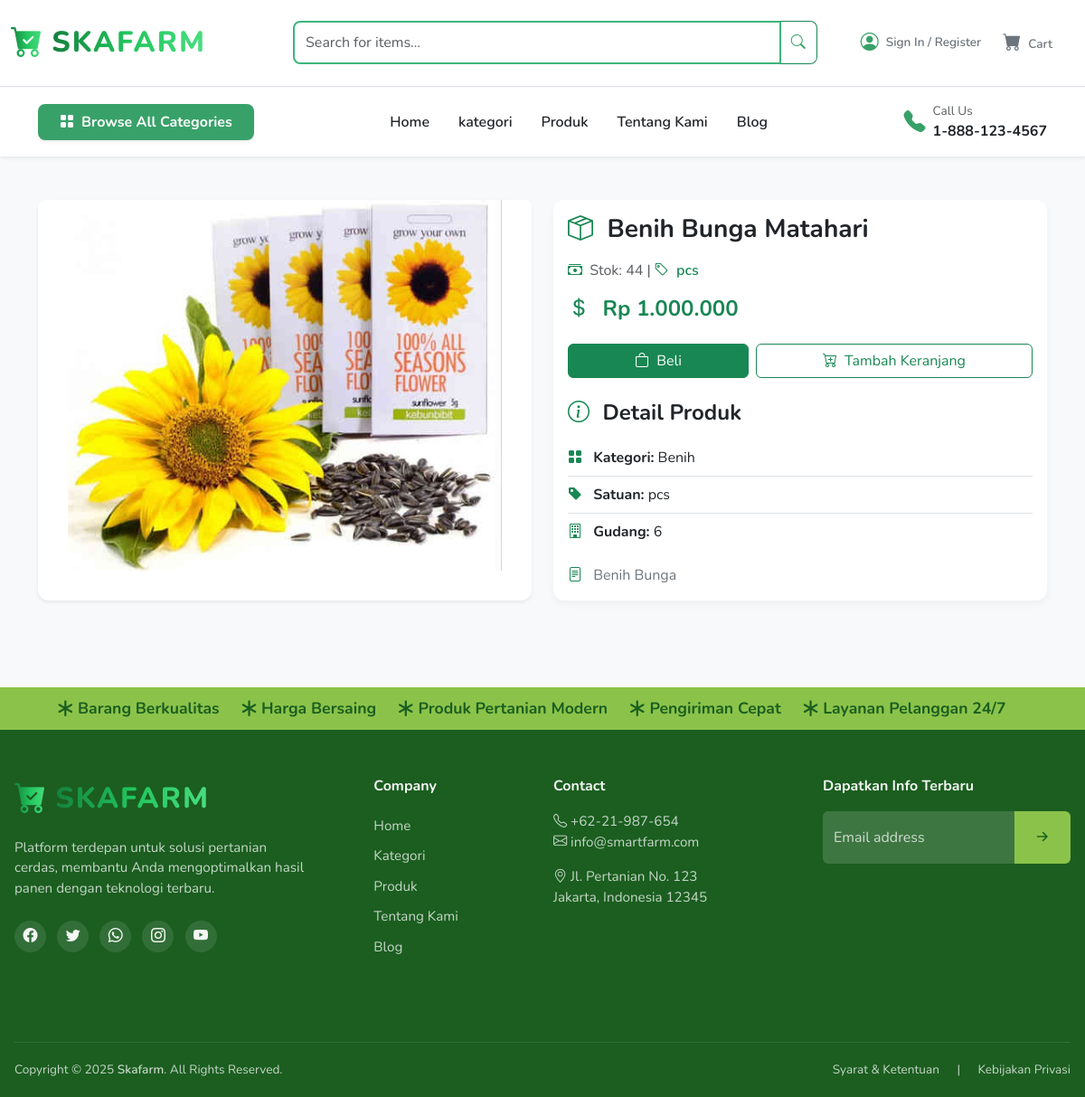
/index.php?controller=beranda&action=detail&id=12, run on the app's committed database.
### tables this page shows
CREATE TABLE `master_barang` (
  `kode_barang` int NOT NULL,
  `nama_barang` varchar(255) NOT NULL,
  `satuan` varchar(255) NOT NULL,
  `harga` bigint NOT NULL,
  `img` text NOT NULL,
  `stok` int NOT NULL,
  `kode_gudang` int NOT NULL,
  `kategori_id` int NOT NULL,
  `deskripsi` varchar(255) NOT NULL
);

CREATE TABLE `master_kategori` (
  `kode_kategori` int NOT NULL,
  `img` text NOT NULL,
  `nama_kategori` varchar(255) NOT NULL
);

### controllers/BerandaController.php (called while the page is built, shortened)
<?php
require_once(__DIR__ . '/../models/Produk.php');
class BerandaController
{
    private $produkModel;
    public function __construct($conn)
    {
        $this->produkModel   = new Produk($conn);
    }
    public function detail()
    {
        $id = $_GET['id'];
        $product = $this->produkModel->findById($id);
        require_once(__DIR__ . '/../views/landingPage/detailProduk.php');
    }
}

### models/Produk.php (called while the page is built, shortened)
<?php
class Produk
{
    private $conn;
    public function __construct($db)
    {
        $this->conn = $db;
    }
    public function findById($id)
    {
        $id = mysqli_real_escape_string($this->conn, $id);
        $sql = "SELECT b.*, k.nama_kategori
            FROM master_barang b
            LEFT JOIN master_kategori k ON b.kategori_id = k.kode_kategori
            WHERE b.kode_barang = '$id'
            LIMIT 1";
        $result = mysqli_query($this->conn, $sql);
        return mysqli_fetch_assoc($result);
    }
}

### views/landingPage/detailProduk.php (the view, shortened to what this page needs)
<?php
$username = $_SESSION['username'] ?? '';
?>
<?php require_once(__DIR__ . "/../components/landingPage/head.php"); ?>
<?php require_once(__DIR__ . "/../components/landingPage/navbar.php"); ?>
<div class="container py-5 mb-5">
    <div class="row g-4">
        <div class="col-12 col-md-6">
            <div class="card shadow-sm border-0 h-100">
                <div class="ratio ratio-4x3">
                    <img
                        src="uploads/<?= htmlspecialchars($product['img'] ?: 'default.jpg') ?>"
                        class="w-100 h-100 object-fit-cover rounded-3"
                        alt="<?= htmlspecialchars($product['nama_barang']) ?>">
                </div>
            </div>
        </div>
        <div class="col-12 col-md-6">
            <div class="card border-0 h-100">
                <div class="card-body d-flex flex-column">
                    <h3 class="fw-bold mb-3">
                        <i class="bi bi-box-seam text-success me-2"></i>
                        <?= htmlspecialchars($product['nama_barang']) ?>
                    </h3>
                    <p class="text-muted mb-3">
                        <i class="bi bi-cash-stack me-1 text-success"></i>
                        Stok: <?= htmlspecialchars($product['stok']) ?> |
                        <i class="bi bi-tag me-1 text-success"></i>
                        <span class="fw-semibold text-success"><?= htmlspecialchars($product['satuan']) ?></span>
                    </p>
                    <h4 class="fw-bold text-success mb-4">
                        <i class="bi bi-currency-dollar me-2"></i>
                        Rp <?= number_format($product['harga'], 0, ',', '.') ?>
                    </h4>
                    <div class="d-flex flex-wrap gap-2 mb-4">
                        <?php if ($username): ?>
                            <form method="POST" action="index.php?controller=detailtransaksi&action=checkout" class="flex-grow-1">
                                <input type="hidden" name="kode_barang" value="<?= $product['kode_barang']; ?>">
                                <input type="hidden" name="quantity" value="1">
                                <button type="submit" class="btn btn-success w-100">
                                    <i class="bi bi-bag me-1"></i> Beli
                                </button>
                            </form>
                            <a href="index.php?controller=cart&action=add&id=<?= $product['kode_barang'] ?>" class="btn btn-outline-success flex-grow-1">
                                <i class="bi bi-cart-plus me-1"></i> Tambah Keranjang
                            </a>
                        <?php else: ?>
                            <a href="index.php?controller=auth&action=showLogin" class="btn btn-success flex-grow-1">
                                <i class="bi bi-bag me-1"></i> Beli
                            </a>
                            <a href="index.php?controller=auth&action=showLogin" class="btn btn-outline-success flex-grow-1">
                                <i class="bi bi-cart-plus me-1"></i> Tambah Keranjang
                            </a>
                        <?php endif; ?>
                    </div>
                    <h5 class="fw-bold mb-3">
                        <i class="bi bi-info-circle text-success me-2"></i> Detail Produk
                    </h5>
                    <ul class="list-group list-group-flush mb-3">
                        <li class="list-group-item px-0">
                            <i class="bi bi-grid-fill text-success me-2"></i>
                            <strong>Kategori:</strong> <?= htmlspecialchars($product['nama_kategori'] ?? '-') ?>
                        </li>
                        <li class="list-group-item px-0">
                            <i class="bi bi-tag-fill text-success me-2"></i>
                            <strong>Satuan:</strong> <?= htmlspecialchars($product['satuan']) ?>
                        </li>
                        <li class="list-group-item px-0">
                            <i class="bi bi-building text-success me-2"></i>
                            <strong>Gudang:</strong> <?= htmlspecialchars($product['kode_gudang']) ?>
                        </li>
                    </ul>
                    <p class="text-secondary mb-0">
                        <i class="bi bi-file-text me-2 text-success"></i>
                        <?= nl2br(htmlspecialchars($product['deskripsi'])) ?>
                    </p>
                </div>
            </div>
        </div>
    </div>
</div>
<?php require_once(__DIR__ . "/../components/landingPage/footer.php"); ?>

### assets/css/styleLP.css (style rules this page uses)
body { font-family: "Nunito", sans-serif; background-color: #f7f7f7; }
.card { border: 1px solid rgba(0, 0, 0, 0.05); border-radius: 0.75rem; box-shadow: 0 0.25rem 0.5rem rgba(0, 0, 0, 0.04); transition: transform 0.3s, box-shadow 0.3s; height: 100%; }

### assets/css/profile.css (style rules this page uses)
.form-control-transaksi, .btn { font-size: clamp(0.9rem, 2.5vw, 1rem); }
h5 { font-size: clamp(1.2rem, 3vw, 1.5rem); }

### data on the page
master_barang: img (picture), nama_barang "Benih Bunga Matahari", stok "44", satuan "pcs", harga "1.000.000", kategori.nama_kategori "Benih", kode_gudang "6", deskripsi "Benih Bunga"
